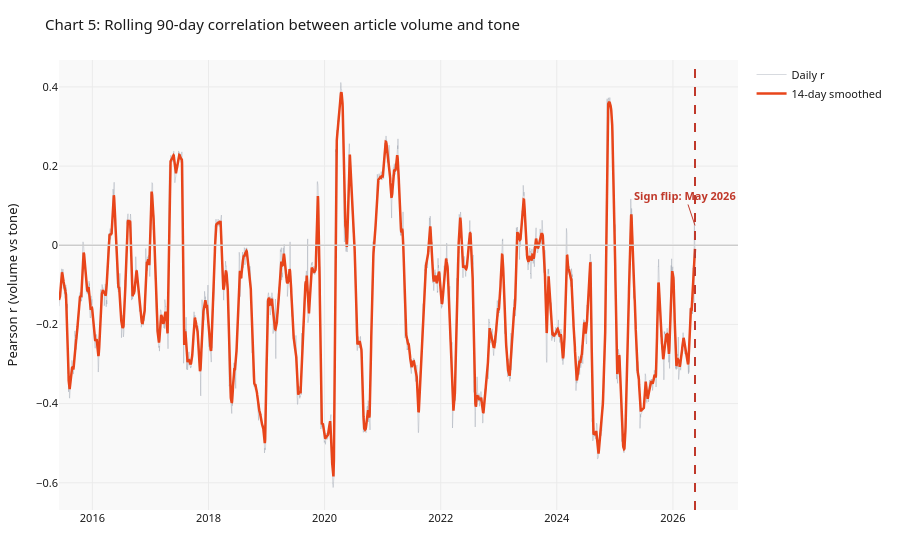

The code cell stored with this chart in its notebook:
### Markdown cell above
---
## 5 · Rolling Volume–Tone Correlation

**What it shows:** 90-day rolling Pearson *r* between daily article volume and daily avg tone. Positive r = more coverage coincides with better sentiment (fame is a halo). Negative r = more coverage coincides with worse sentiment (fame is a liability).

**Story:** From 2015–2018 the correlation hovered near zero or weakly positive: peak news days were driven by launches and product reveals. From 2019 onward it oscillated negatively. By early 2026 it crossed a sustained negative threshold — **when Musk makes headlines now, it is almost always bad news**. The inflection is a leading indicator of reputational risk.

**Process:** For each day *t*, compute `pearson_r(volume[t-90:t], tone[t-90:t])`. Plot raw daily r and 14-day smoothed line.

### Code cell
d5 = daily.dropna(subset=['wavg_tone']).copy().sort_values('date').reset_index(drop=True)
W = 90
rs, dts = [], []
for i in range(W, len(d5)):
    w = d5.iloc[i-W:i]
    r, _ = stats.pearsonr(w.total_articles, w.wavg_tone)
    rs.append(r); dts.append(d5.date.iloc[i])
cd = pd.DataFrame({'date': dts, 'pearson_r': rs})
cd['roll14'] = cd['pearson_r'].rolling(14, center=True, min_periods=1).mean()

sign_flip = None
for i in range(1, len(cd)):
    if cd['pearson_r'].iloc[i-1] > 0 and cd['pearson_r'].iloc[i] < 0:
        sign_flip = cd.date.iloc[i]

fig = go.Figure()
fig.add_hline(y=0, line_width=1.5, line_color='#ccc')
fig.add_trace(go.Scatter(x=cd.date, y=cd['pearson_r'],
    line=dict(color=MUTED,width=0.8), name='Daily r', opacity=0.5))
fig.add_trace(go.Scatter(x=cd.date, y=cd.roll14,
    line=dict(color=ORANGE,width=2.5), name='14-day smoothed'))
if sign_flip:
    fig.add_vline(x=sign_flip.timestamp()*1000, line_width=2,
                  line_color=RED, line_dash='dash')
    fig.add_annotation(x=sign_flip, y=0.05,
        text=f'<b>Sign flip: {sign_flip.strftime("%b %Y")}</b>',
        showarrow=True, arrowcolor=RED, font=dict(color=RED,size=11))
fig.update_layout(**LAYOUT, yaxis_title='Pearson r (volume vs tone)',
    title='Chart 5: Rolling 90-day correlation between article volume and tone')
fig.show()
print(f"Sign flip (first crossing from + to −): {sign_flip.strftime('%B %Y') if sign_flip else 'Not detected'}")

### Figure 1 — Plotly figure (JSON) as saved in the notebook; plotly's stock layout.template omitted (floating-point values rounded to 4 significant figures; data arrays with more than 128 entries replaced by an {"elided": "..."} marker saying what was removed)
{"data": [{"line": {"color": "#9ca3af", "width": 0.8}, "name": "Daily r", "opacity": 0.5, "type": "scatter", "x": {"elided": "3970 str values"}, "y": {"elided": "3970 float values"}}, {"line": {"color": "#E8451A", "width": 2.5}, "name": "14-day smoothed", "type": "scatter", "x": {"elided": "3970 str values"}, "y": {"elided": "3970 float values"}}], "layout": {"annotations": [{"arrowcolor": "#c0392b", "font": {"color": "#c0392b", "size": 11}, "showarrow": true, "text": "<b>Sign flip: May 2026</b>", "x": "2026-05-20T00:00:00", "y": 0.05}], "colorway": ["#E8451A", "#2563eb", "#2d8653", "#7c3aed", "#0891b2", "#c0392b", "#f59e0b", "#ec4899"], "font": {"color": "#1a1a1a", "family": "system-ui,sans-serif", "size": 11}, "margin": {"b": 50, "l": 50, "r": 30, "t": 60}, "paper_bgcolor": "white", "plot_bgcolor": "#f9f9f9", "shapes": [{"line": {"color": "#ccc", "width": 1.5}, "type": "line", "x0": 0, "x1": 1, "xref": "x domain", "y0": 0, "y1": 0, "yref": "y"}, {"line": {"color": "#c0392b", "dash": "dash", "width": 2}, "type": "line", "x0": 1779235200000, "x1": 1779235200000, "xref": "x", "y0": 0, "y1": 1, "yref": "y domain"}], "title": {"text": "Chart 5: Rolling 90-day correlation between article volume and tone"}, "xaxis": {"gridcolor": "#ebebeb"}, "yaxis": {"gridcolor": "#ebebeb", "title": {"text": "Pearson r (volume vs tone)"}}}}
